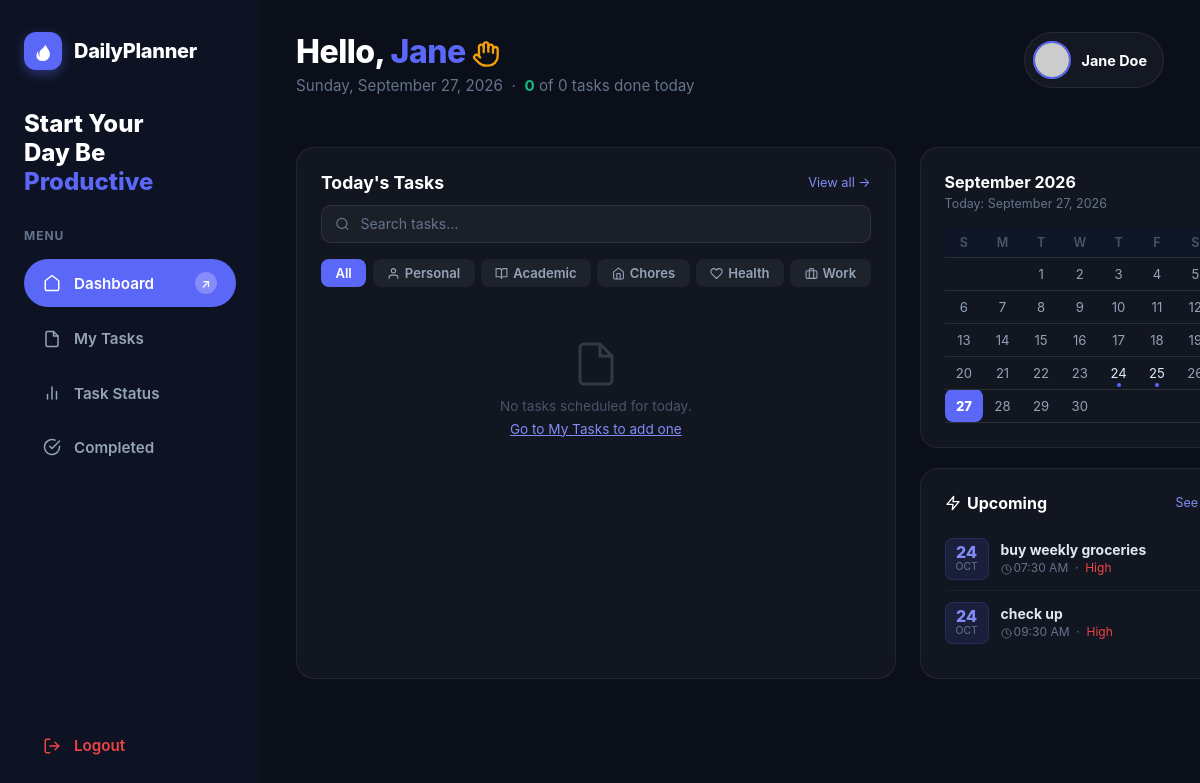
The app's page /dashboard.php (signed in) with its own data.
### tables this page shows
CREATE TABLE `tasks` (
  `id` int(11) NOT NULL,
  `user_id` int(11) NOT NULL,
  `task_name` varchar(150) NOT NULL,
  `description` text DEFAULT NULL,
  `category` enum('personal','academic','chores','health','work') NOT NULL,
  `schedule_datetime` datetime NOT NULL,
  `priority` enum('low','medium','high') DEFAULT 'low',
  `status` enum('pending','in_progress','completed','canceled') DEFAULT 'pending',
  `created_at` timestamp NOT NULL DEFAULT current_timestamp(),
  `notified` tinyint(1) DEFAULT 0
);

### dashboard.php (the view, shortened to what the rows shown need)
<?php
require_once 'db.php';
$user_id    = $_SESSION['user_id'];
$full_name  = $_SESSION['full_name'] ?? 'User';
$first_name = explode(' ', trim($full_name))[0];
$today      = date('Y-m-d');
$up_stmt = $pdo->prepare("SELECT * FROM tasks WHERE user_id=? AND DATE(schedule_datetime)>? AND status IN('pending','in_progress') ORDER BY schedule_datetime ASC LIMIT 5");
$up_stmt->execute([$user_id, $today]);
$upcoming = $up_stmt->fetchAll();
?>
<!DOCTYPE html>
<html lang="en">
<head>
<link rel="stylesheet" href="style.css">
</head>
<body>
<div class="app-layout">
<aside style="width:260px;min-width:260px;padding:2rem 1.5rem;display:flex;flex-direction:column;justify-content:space-between;min-height:100vh;background:#0d1322;box-sizing:border-box;">
    <div>
        <div style="margin-bottom:2rem;"><h1 style="margin:0;font-size:1.5rem;font-weight:800;line-height:1.2;color:#fff;">Start Your<br>Day Be <span style="color:#5b67f7;">Productive</span></h1></div>
    </div>
</aside>
<main class="main-content">
    <div class="top-bar">
        <div class="greeting">
            <h1>Hello, <span class="hi"><?=htmlspecialchars($first_name)?></span> </h1>
        </div>
    </div>
    <div class="dashboard-grid">
        <div class="card-box">
            <div style="display:flex;justify-content:space-between;align-items:center;margin-bottom:.75rem;">
                <h2 style="margin:0;">Today's Tasks</h2>
            </div>
        </div>
        <div style="display:flex;flex-direction:column;gap:1.25rem;">
            <div class="card-box">
                <table class="cal-table">
                    <thead><tr><th>S</th><th>M</th><th>T</th><th>W</th><th>T</th><th>F</th><th>S</th></tr></thead>
                </table>
            </div>
            <?php if(!empty($upcoming)): ?>
            <div class="card-box">
                <div style="display:flex;justify-content:space-between;align-items:center;margin-bottom:.9rem;">
                    <h2 style="margin:0;font-size:1rem;display:flex;align-items:center;gap:.4rem;"><svg width="16" height="16" viewBox="0 0 24 24" fill="none" stroke="currentColor" stroke-width="2" stroke-linecap="round" stroke-linejoin="round"><polygon points="13 2 3 14 12 14 11 22 21 10 12 10 13 2"/></svg> Upcoming</h2>
                </div>
                <?php foreach($upcoming as $u):
                    $priC=['high'=>'#ef4444','medium'=>'#f59e0b','low'=>'#10b981'][$u['priority']]??'#94a3b8';
                ?>
                <div class="up-item">
                    <div class="up-date-box">
                        <div class="up-day"><?=date('j',strtotime($u['schedule_datetime']))?></div>
                        <div class="up-mon"><?=date('M',strtotime($u['schedule_datetime']))?></div>
                    </div>
                    <div style="flex:1;min-width:0;">
                        <div class="up-name"><?=htmlspecialchars($u['task_name'])?></div>
                        <div class="up-meta">
                            <svg width="11" height="11" viewBox="0 0 24 24" fill="none" stroke="currentColor" stroke-width="2" stroke-linecap="round" stroke-linejoin="round" style="vertical-align:middle;margin-right:2px;"><circle cx="12" cy="12" r="10"/><polyline points="12 6 12 12 16 14"/></svg><?=date('h:i A',strtotime($u['schedule_datetime']))?> &nbsp;·&nbsp;
                            <span style="color:<?=$priC?>;"><?=ucfirst($u['priority'])?></span>
                        </div>
                    </div>
                </div>
                <?php endforeach; ?>
            </div>
            <?php endif; ?>
        </div>
    </div>
</main>
</div>
</body>
</html>

### records on screen
tasks: schedule_datetime "24", schedule_datetime "OCT", task_name "buy weekly groceries", schedule_datetime "07:30 AM", priority "High"
tasks: schedule_datetime "24", schedule_datetime "OCT", task_name "check up", schedule_datetime "09:30 AM", priority "High"

### other values on screen
$first_name "Jane"
$completed_count "0"
$task_count "0"
$full_name "Jane Doe"
